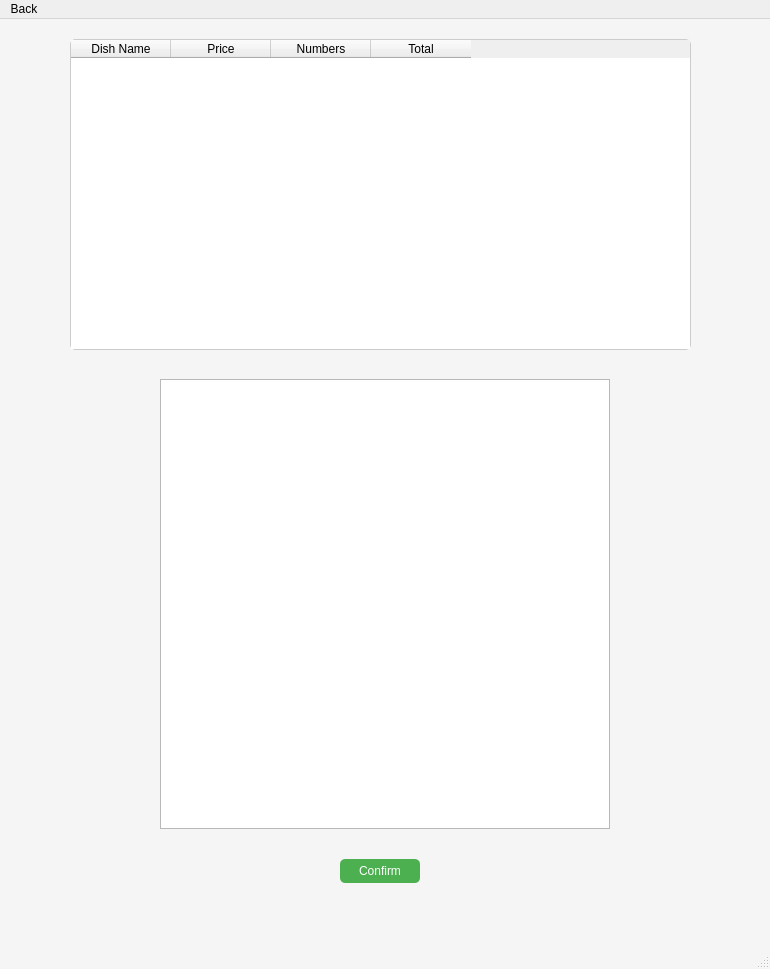
<ui version="4.0">
 <class>thirdwindow_toc</class>
 <widget class="QMainWindow" name="thirdwindow_toc">
  <property name="geometry">
   <rect>
    <x>0</x>
    <y>0</y>
    <width>770</width>
    <height>969</height>
   </rect>
  </property>
  <property name="windowTitle">
   <string>Order Confirmation</string>
  </property>
  <property name="styleSheet">
   <string notr="true">
    QMainWindow {
        background-color: #f5f5f5; /* 设置背景颜色 */
    }
    QTableWidget {
        border: 1px solid #ccc; /* 设置边框 */
        border-radius: 5px; /* 设置圆角 */
    }
    QPushButton {
        background-color: #4CAF50; /* 设置按钮背景颜色 */
        color: white; /* 设置按钮文字颜色 */
        border: none; /* 去掉边框 */
        border-radius: 5px; /* 设置圆角 */
        padding: 5px; /* 设置内边距 */
    }
   </string>
  </property>
  <widget class="QWidget" name="centralwidget">
   <widget class="QTableWidget" name="bill">
    <property name="geometry">
     <rect>
      <x>70</x>
      <y>20</y>
      <width>621</width>
      <height>311</height>
     </rect>
    </property>
    <property name="rowCount">
     <number>0</number>
    </property>
    <property name="columnCount">
     <number>4</number>
    </property>
    <column>
     <property name="text">
      <string>Dish Name</string>
     </property>
    </column>
    <column>
     <property name="text">
      <string>Price</string>
     </property>
    </column>
    <column>
     <property name="text">
      <string>Numbers</string>
     </property>
    </column>
    <column>
     <property name="text">
      <string>Total</string>
     </property>
    </column>
   </widget>
   <widget class="QGraphicsView" name="QRcode">
    <property name="geometry">
     <rect>
      <x>160</x>
      <y>360</y>
      <width>450</width>
      <height>450</height>
     </rect>
    </property>
    <property name="minimumSize">
     <size>
      <width>450</width>
      <height>450</height>
     </size>
    </property>
    <property name="maximumSize">
     <size>
      <width>450</width>
      <height>450</height>
     </size>
    </property>
   </widget>
   <widget class="QPushButton" name="pushButton">
    <property name="geometry">
     <rect>
      <x>340</x>
      <y>840</y>
      <width>80</width>
      <height>24</height>
     </rect>
    </property>
    <property name="text">
     <string>Confirm</string>
    </property>
   </widget>
  </widget>
  <widget class="QMenuBar" name="menubar">
   <property name="geometry">
    <rect>
     <x>0</x>
     <y>0</y>
     <width>770</width>
     <height>26</height>
    </rect>
   </property>
   <widget class="QMenu" name="menu">
    <property name="title">
     <string>Back</string>
    </property>
   </widget>
   <addaction name="menu"/>
  </widget>
  <widget class="QStatusBar" name="statusbar"/>
 </widget>
 <resources/>
 <connections/>
</ui>
